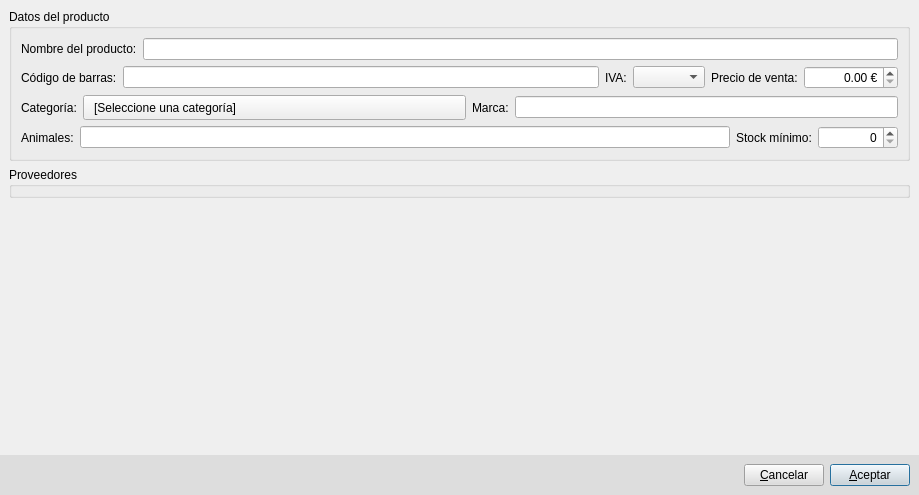
<?xml version="1.0" encoding="UTF-8"?>
<ui version="4.0">
 <class>frmProductosForm</class>
 <widget class="QDialog" name="frmProductosForm">
  <property name="geometry">
   <rect>
    <x>0</x>
    <y>0</y>
    <width>919</width>
    <height>495</height>
   </rect>
  </property>
  <property name="windowTitle">
   <string>Nuevo producto</string>
  </property>
  <property name="windowIcon">
   <iconset resource="../Resources.qrc">
    <normaloff>:/assets/productos.png</normaloff>:/assets/productos.png</iconset>
  </property>
  <layout class="QVBoxLayout" name="verticalLayout">
   <property name="spacing">
    <number>0</number>
   </property>
   <property name="leftMargin">
    <number>0</number>
   </property>
   <property name="topMargin">
    <number>0</number>
   </property>
   <property name="rightMargin">
    <number>0</number>
   </property>
   <property name="bottomMargin">
    <number>0</number>
   </property>
   <item>
    <widget class="QWidget" name="centralWidget" native="true">
     <layout class="QGridLayout" name="gridLayout">
      <property name="leftMargin">
       <number>0</number>
      </property>
      <property name="topMargin">
       <number>0</number>
      </property>
      <property name="rightMargin">
       <number>0</number>
      </property>
      <property name="bottomMargin">
       <number>0</number>
      </property>
      <property name="horizontalSpacing">
       <number>0</number>
      </property>
      <item row="0" column="0">
       <widget class="QScrollArea" name="scrollArea">
        <property name="frameShape">
         <enum>QFrame::NoFrame</enum>
        </property>
        <property name="lineWidth">
         <number>0</number>
        </property>
        <property name="widgetResizable">
         <bool>true</bool>
        </property>
        <widget class="QWidget" name="scrollAreaWidgetContents">
         <property name="geometry">
          <rect>
           <x>0</x>
           <y>0</y>
           <width>919</width>
           <height>450</height>
          </rect>
         </property>
         <layout class="QVBoxLayout" name="verticalLayout_2">
          <property name="leftMargin">
           <number>0</number>
          </property>
          <property name="topMargin">
           <number>0</number>
          </property>
          <property name="rightMargin">
           <number>0</number>
          </property>
          <property name="bottomMargin">
           <number>0</number>
          </property>
          <item>
           <layout class="QVBoxLayout" name="formContainer">
            <property name="leftMargin">
             <number>9</number>
            </property>
            <property name="topMargin">
             <number>9</number>
            </property>
            <property name="rightMargin">
             <number>9</number>
            </property>
            <item>
             <widget class="QGroupBox" name="groupBox">
              <property name="title">
               <string>Datos del producto</string>
              </property>
              <layout class="QVBoxLayout" name="verticalLayout_3">
               <item>
                <layout class="QHBoxLayout" name="horizontalLayout_6">
                 <item>
                  <widget class="QLabel" name="label">
                   <property name="text">
                    <string>Nombre del producto:</string>
                   </property>
                  </widget>
                 </item>
                 <item>
                  <widget class="QLineEdit" name="txtProducto">
                   <property name="maxLength">
                    <number>500</number>
                   </property>
                  </widget>
                 </item>
                </layout>
               </item>
               <item>
                <layout class="QHBoxLayout" name="horizontalLayout_5">
                 <item>
                  <widget class="QLabel" name="label_2">
                   <property name="text">
                    <string>Código de barras:</string>
                   </property>
                  </widget>
                 </item>
                 <item>
                  <widget class="QLineEdit" name="txtCodigoBarras">
                   <property name="maxLength">
                    <number>50</number>
                   </property>
                  </widget>
                 </item>
                 <item>
                  <widget class="QLabel" name="lblIva">
                   <property name="text">
                    <string>IVA:</string>
                   </property>
                  </widget>
                 </item>
                 <item>
                  <widget class="QComboBox" name="cmbIVA"/>
                 </item>
                 <item>
                  <widget class="QLabel" name="label_4">
                   <property name="text">
                    <string>Precio de venta:</string>
                   </property>
                  </widget>
                 </item>
                 <item>
                  <widget class="CRelaxedDoubleSpinBox" name="numPrecioVenta">
                   <property name="alignment">
                    <set>Qt::AlignRight|Qt::AlignTrailing|Qt::AlignVCenter</set>
                   </property>
                   <property name="suffix">
                    <string> €</string>
                   </property>
                   <property name="maximum">
                    <double>99999999.989999994635582</double>
                   </property>
                  </widget>
                 </item>
                </layout>
               </item>
               <item>
                <layout class="QHBoxLayout" name="horizontalLayout_4">
                 <item>
                  <widget class="QLabel" name="label_3">
                   <property name="text">
                    <string>Categoría:</string>
                   </property>
                  </widget>
                 </item>
                 <item>
                  <widget class="QPushButton" name="btnCategoria">
                   <property name="sizePolicy">
                    <sizepolicy hsizetype="Expanding" vsizetype="Fixed">
                     <horstretch>0</horstretch>
                     <verstretch>0</verstretch>
                    </sizepolicy>
                   </property>
                   <property name="minimumSize">
                    <size>
                     <width>0</width>
                     <height>25</height>
                    </size>
                   </property>
                   <property name="layoutDirection">
                    <enum>Qt::RightToLeft</enum>
                   </property>
                   <property name="styleSheet">
                    <string notr="true">padding-right: 10px;
padding-left: 10px;
text-align: left;</string>
                   </property>
                   <property name="text">
                    <string>[Seleccione una categoría]</string>
                   </property>
                   <property name="icon">
                    <iconset theme="go-down">
                     <normaloff>.</normaloff>.</iconset>
                   </property>
                  </widget>
                 </item>
                 <item>
                  <widget class="QLabel" name="label_5">
                   <property name="text">
                    <string>Marca:</string>
                   </property>
                  </widget>
                 </item>
                 <item>
                  <widget class="QLineEdit" name="txtMarca"/>
                 </item>
                </layout>
               </item>
               <item>
                <layout class="QHBoxLayout" name="horizontalLayout_3">
                 <item>
                  <widget class="QLabel" name="label_6">
                   <property name="text">
                    <string>Animales:</string>
                   </property>
                  </widget>
                 </item>
                 <item>
                  <widget class="QLineEdit" name="txtAnimales"/>
                 </item>
                 <item>
                  <widget class="QLabel" name="label_7">
                   <property name="text">
                    <string>Stock mínimo:</string>
                   </property>
                  </widget>
                 </item>
                 <item>
                  <widget class="QSpinBox" name="numStockMinimo">
                   <property name="minimumSize">
                    <size>
                     <width>80</width>
                     <height>0</height>
                    </size>
                   </property>
                   <property name="alignment">
                    <set>Qt::AlignRight|Qt::AlignTrailing|Qt::AlignVCenter</set>
                   </property>
                   <property name="maximum">
                    <number>999999</number>
                   </property>
                  </widget>
                 </item>
                </layout>
               </item>
              </layout>
             </widget>
            </item>
            <item>
             <widget class="QGroupBox" name="grpProveedores">
              <property name="title">
               <string>Proveedores</string>
              </property>
              <layout class="QVBoxLayout" name="verticalLayout_4">
               <property name="spacing">
                <number>0</number>
               </property>
               <property name="leftMargin">
                <number>0</number>
               </property>
               <property name="topMargin">
                <number>0</number>
               </property>
               <property name="rightMargin">
                <number>0</number>
               </property>
               <property name="bottomMargin">
                <number>0</number>
               </property>
              </layout>
             </widget>
            </item>
            <item>
             <spacer name="verticalSpacer">
              <property name="orientation">
               <enum>Qt::Vertical</enum>
              </property>
              <property name="sizeType">
               <enum>QSizePolicy::Expanding</enum>
              </property>
              <property name="sizeHint" stdset="0">
               <size>
                <width>20</width>
                <height>299</height>
               </size>
              </property>
             </spacer>
            </item>
           </layout>
          </item>
         </layout>
        </widget>
       </widget>
      </item>
     </layout>
    </widget>
   </item>
   <item>
    <widget class="QFrame" name="frame">
     <property name="autoFillBackground">
      <bool>false</bool>
     </property>
     <property name="styleSheet">
      <string notr="true">background-color: rgb(221, 221, 221);</string>
     </property>
     <property name="frameShape">
      <enum>QFrame::Box</enum>
     </property>
     <property name="frameShadow">
      <enum>QFrame::Raised</enum>
     </property>
     <property name="lineWidth">
      <number>0</number>
     </property>
     <layout class="QHBoxLayout" name="horizontalLayout_2">
      <item>
       <spacer name="horizontalSpacer">
        <property name="orientation">
         <enum>Qt::Horizontal</enum>
        </property>
        <property name="sizeHint" stdset="0">
         <size>
          <width>724</width>
          <height>18</height>
         </size>
        </property>
       </spacer>
      </item>
      <item>
       <widget class="QPushButton" name="btnCancelar">
        <property name="text">
         <string>&amp;Cancelar</string>
        </property>
       </widget>
      </item>
      <item>
       <widget class="QPushButton" name="btnAceptar">
        <property name="text">
         <string>&amp;Aceptar</string>
        </property>
        <property name="default">
         <bool>true</bool>
        </property>
       </widget>
      </item>
     </layout>
    </widget>
   </item>
  </layout>
 </widget>
 <customwidgets>
  <customwidget>
   <class>CRelaxedDoubleSpinBox</class>
   <extends>QDoubleSpinBox</extends>
   <header>crelaxeddoublespinbox.h</header>
  </customwidget>
 </customwidgets>
 <resources>
  <include location="../Resources.qrc"/>
 </resources>
 <connections>
  <connection>
   <sender>frmProductosForm</sender>
   <signal>rejected()</signal>
   <receiver>frmProductosForm</receiver>
   <slot>closeParent()</slot>
   <hints>
    <hint type="sourcelabel">
     <x>199</x>
     <y>149</y>
    </hint>
    <hint type="destinationlabel">
     <x>199</x>
     <y>149</y>
    </hint>
   </hints>
  </connection>
  <connection>
   <sender>btnCancelar</sender>
   <signal>clicked()</signal>
   <receiver>frmProductosForm</receiver>
   <slot>reject()</slot>
   <hints>
    <hint type="sourcelabel">
     <x>742</x>
     <y>466</y>
    </hint>
    <hint type="destinationlabel">
     <x>438</x>
     <y>243</y>
    </hint>
   </hints>
  </connection>
  <connection>
   <sender>btnAceptar</sender>
   <signal>clicked()</signal>
   <receiver>frmProductosForm</receiver>
   <slot>SaveProducto()</slot>
   <hints>
    <hint type="sourcelabel">
     <x>828</x>
     <y>466</y>
    </hint>
    <hint type="destinationlabel">
     <x>438</x>
     <y>243</y>
    </hint>
   </hints>
  </connection>
 </connections>
 <slots>
  <slot>closeParent()</slot>
  <slot>SaveProducto()</slot>
 </slots>
</ui>
